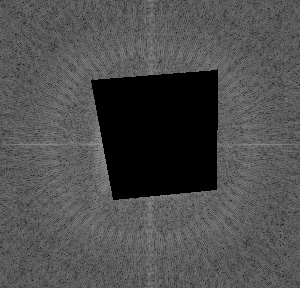
//> input picture No.10 20200508/20200508/20200508/处理后频谱.jpg, 300 x 288 px, given in place of template.png, which was not available
$ ./main   (built with g++ and OpenCV 4)
//> lines starting //> are read from the running program, lines starting //| are printed output that depends on the picture; pictures that were not available may be replaced by others from this repository, and a replacement may not be noted
//20200529
//21.39
#include <opencv2/opencv.hpp>
#include <iostream>
using namespace cv;
using namespace std;

vector<float> getHog(const Mat& img) {
	int blocksize = 16;
	int nX = img.cols / blocksize;
	int nY = img.rows / blocksize;
	Mat gx, gy;
	Mat mag, angle;
	Sobel(img, gx, CV_32F, 1, 0, 1);
	Sobel(img, gy, CV_32F, 0, 1, 1);
	cartToPolar(gx, gy, mag, angle, true);
	int i, j, x, y;
	vector<float> hist(1.0 * nX * nY * 8, 0);
	for (j = 0; j < nY; j++)
	{
		for (i = 0; i < nX; i++)
		{
			for (y = 0; y < blocksize; y++)
			{
				for (x = 0; x < blocksize; x++)
				{
					int count = (int)(angle.at<float>(16 * j + y, 16 * i + x) / 45);
					hist[1.0 * 8 * nX * j + 8 * i + count] += mag.at<float>(16 * j + y, 16 * i + x);
				}
			}
		}
	}
	return hist;
}

// [42 lines left out: function kuang, not called in this run]

int huakuang()
{
	Mat refMat = imread("E:\\zy\\大二下\\数字图像处理\\template.png" ,0);
//> refMat is the input picture: 288 rows x 300 cols, CV_8UC1; min 0, max 153, mean 78.2
	Mat src = imread("E:\\zy\\大二下\\数字图像处理\\img.png", 0);
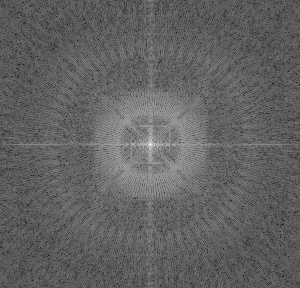
//> input picture No.10 20200508/20200508/20200508/原频谱.jpg, 300 x 288 px, given in place of img.png, which was not available
//> src is the input picture: 288 rows x 300 cols, CV_8UC1; min 0, max 255, mean 97.9
	int smallrow = refMat.rows;
//> smallrow = 288
	int smallcol = refMat.cols;
//> smallcol = 300
	int row = src.rows;
//> row = 288
	int col = src.cols;
//> col = 300
	float distance = 0; //减少计算量
	float min = 0;
	vector<float> hist0;
	vector<float> hist1;
	hist0 = getHog(refMat);
//> in getHog, `Sobel(img, gx, CV_32F, 1, 0, 1);`:
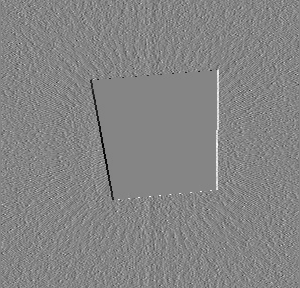
//> gx: 288 rows x 300 cols, CV_32FC1; min -144, max 132, mean 0; drawn with min black and max white
//> in getHog, `Sobel(img, gy, CV_32F, 0, 1, 1);`:
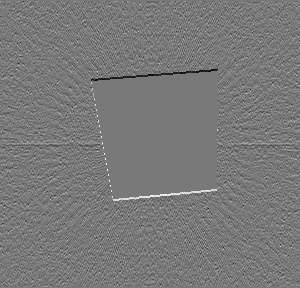
//> gy: 288 rows x 300 cols, CV_32FC1; min -131, max 144, mean 0; drawn with min black and max white
//> in getHog, `cartToPolar(gx, gy, mag, angle, true);`:
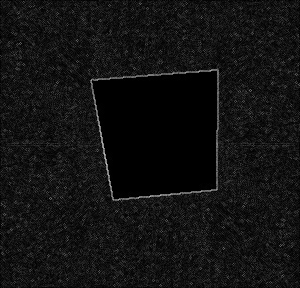
//> mag: 288 rows x 300 cols, CV_32FC1; min 0, max 194.5, mean 18.3
//> in getHog, `cartToPolar(gx, gy, mag, angle, true);`:
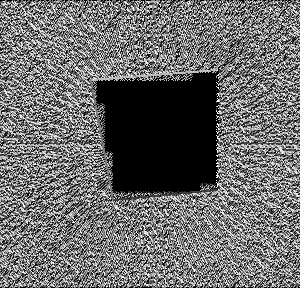
//> angle: 288 rows x 300 cols, CV_32FC1; min 0, max 359.5, mean 150.7; drawn with min black and max white
//> after the loop in getHog, `for (j = 0; j < nY; j++)`: hist = 2592 values, max 3010.5 at index 1636, min 0 at index 768, mean 584.4
//> hist0 has the same summary as hist in getHog
	Rect rect;
	for (int i = 0; i < row - smallrow; i++)
	{
		for (int j = 0; j < col - smallcol; j++)
		{
			Mat slide = src(Rect(j, i, smallcol, smallrow));
			hist1 = getHog(slide);
			for (int k = 0; k < hist0.size(); k++)
			{
				distance += (hist0[k] - hist1[k]) * (hist0[k] - hist1[k]);
				if (distance > 1000)//减少计算量
				{
					break;
				}
			}
			distance = sqrt(distance);
			if (i == 0 && j == 0)
			{
				min = distance;
			}
			if (distance < min)
			{
				min = distance;
				rect = Rect(j, i, smallcol, smallrow);
			}
		}
	}
//> after the loop, distance = 0; min = 0; rect = Rect(0, 0, 0, 0)
	rectangle(src, rect, CV_RGB(255, 255, 255), 1, 8, 0);
	imshow("test", src);
	waitKey(0);
	return 0;
}

int main()
{
	huakuang();
	//kuang();
}
